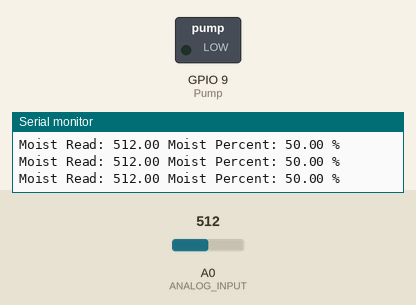
Simulated run of this sketch. Board: ESP8266 (NodeMCU). On the bench: switched loads named in the sketch (green lamp = pin HIGH), the last lines printed to the serial monitor. The inputs (shaded band) are chosen by the test bench; at power-on: A0 (ANALOG_INPUT) = 512. Pins used as bus, display or sensor lines are not drawn.

Above: at 1.2 s.
1.3 s: A0 (ANALOG_INPUT) set to 319
4.3 s: A0 (ANALOG_INPUT) set to 291
At 5.5 s:
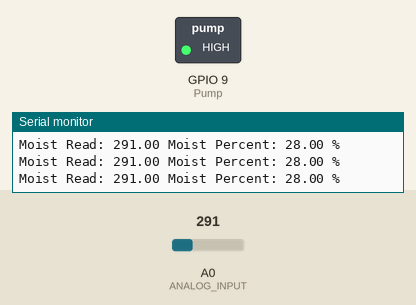
5.8 s: A0 (ANALOG_INPUT) set to 306
At 6.3 s:
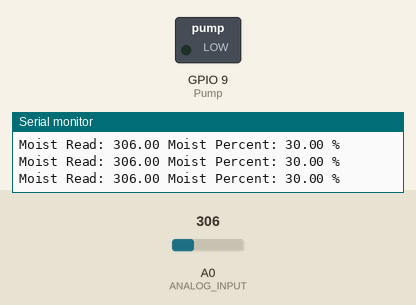
8.8 s: A0 (ANALOG_INPUT) set to 122
At 9.8 s:
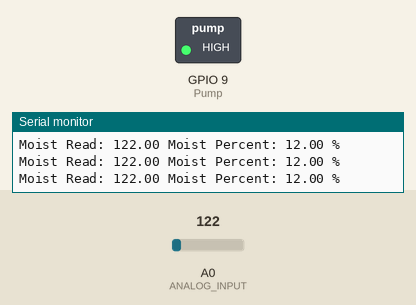
Timing chart, 0 to 11.8 s (numbered marks = the images above; inputs shaded):
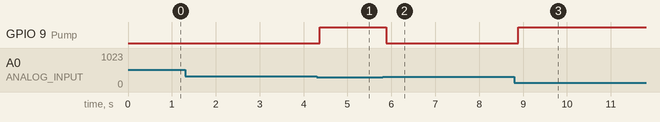

Measured:
- the behaviour switches between 303 and 302 on A0 (ANALOG_INPUT) (found by bisection; images 0 and 1)
- after the input at 4.3 s, GPIO 9 (Pump): LOW → HIGH after 0.07 s
- after the input at 5.8 s, GPIO 9 (Pump): HIGH → LOW after 0.09 s
- after the input at 8.8 s, GPIO 9 (Pump): LOW → HIGH after 0.09 s

The sketch:

POWAR-MUX_MOISTURE_PUMP.ino
```cpp
#define MUX_A D5
#define MUX_B D4
#define MUX_C D3

#define Pump 9
#define ANALOG_INPUT A0

float MOISTval;
float Moist;
float dry = 0; // Calibrate with reading when DRY
float wet = 1024; // Calibrate with reading when TOTALLY WET

int treshold = 30;

void setup() {
  Serial.begin(9600);

  pinMode(Pump, OUTPUT);

  //Deifne output pins for Mux
  pinMode(MUX_A, OUTPUT);
  pinMode(MUX_B, OUTPUT);
  pinMode(MUX_C, OUTPUT);
}

void changeMux(int c, int b, int a) {
  digitalWrite(MUX_A, a);
  digitalWrite(MUX_B, b);
  digitalWrite(MUX_C, c);
}

void loop() {

  // MOIST READ - MuxPin1
  changeMux(LOW, LOW, HIGH);
  Moist = analogRead(ANALOG_INPUT); //Value of the sensor connected Option 1 pin of Mux
  MOISTval = map(Moist,dry,wet,0,100);

  Serial.print("Moist Read: ");
  Serial.print(Moist);
  Serial.print(" Moist Percent: ");
  Serial.print(MOISTval);
  Serial.println(" %");

  if (MOISTval < treshold) {
    digitalWrite(Pump,HIGH);

  } else {
    digitalWrite(Pump,LOW);

  }

}
```
